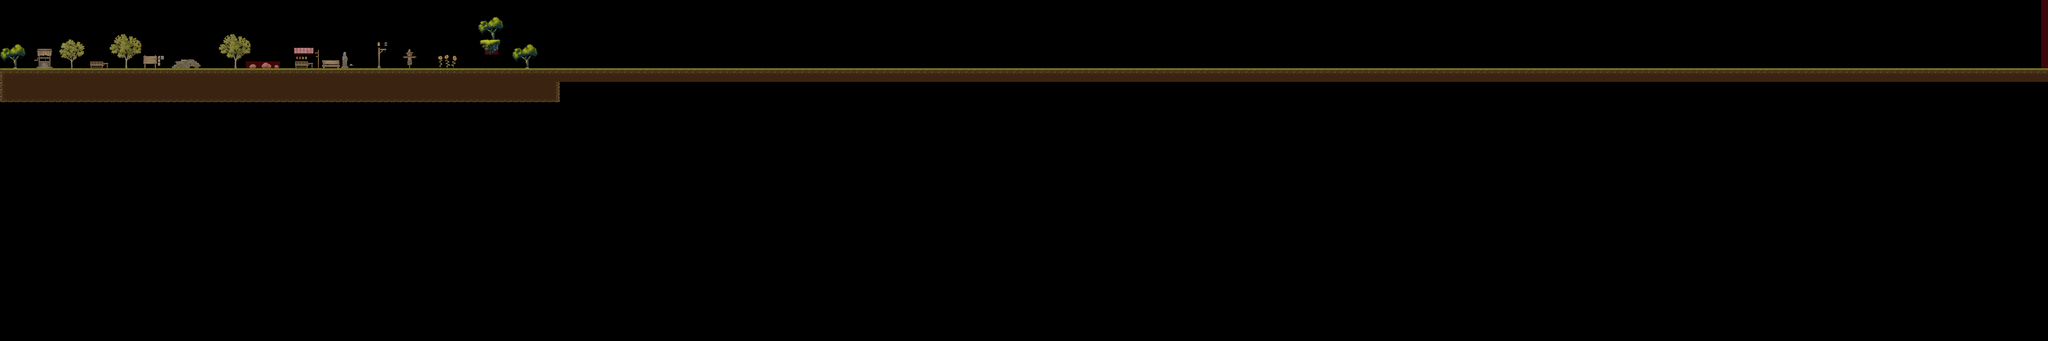

This is a level from a 2D game, rendered from its Tiled map with the project's own tilesets. A one-line summary and the map file follow, with tile-layer data summarised:
An orthogonal 300x50 tile map with 32x32 px tiles, 4 tile layers (TopLayer, Collision, BackLayer, Terrain), 4 tilesets and 3 objects (2x Goblin, King).

<map version="1.9" tiledversion="1.9.2" orientation="orthogonal" renderorder="right-down" width="300" height="50" tilewidth="32" tileheight="32" infinite="0" nextlayerid="7" nextobjectid="5">
 <editorsettings>
  <chunksize width="50" height="50" />
 </editorsettings>
 <tileset firstgid="1" source="../Tilesets/Terrain.tsx" />
 <tileset firstgid="257" source="../Tilesets/Props.tsx" />
 <tileset firstgid="1281" source="../Tilesets/Collisions.tsx" />
 <tileset firstgid="1282" source="../Tilesets/Magic-Cliffs-Environment by ansimuz.tsx" />
 <layer id="3" name="TopLayer" width="300" height="50">
  <data>[15000 cells, 154 non-empty, 125 distinct tile ids]</data>
 </layer>
 <layer id="4" name="Collision" width="300" height="50" opacity="0.25">
  <data>[15000 cells, 322 non-empty, 1 distinct tile ids]</data>
 </layer>
 <layer id="2" name="BackLayer" width="300" height="50">
  <data>[15000 cells, 392 non-empty, 57 distinct tile ids]</data>
 </layer>
 <layer id="5" name="Terrain" width="300" height="50">
  <data>[15000 cells, 628 non-empty, 20 distinct tile ids]</data>
 </layer>
 <objectgroup id="6" name="Mobs">
  <object id="1" name="Goblin" x="1407" y="80" width="20" height="40">
   <properties>
    <property name="extras" value="" />
   </properties>
  </object>
  <object id="2" name="Goblin" x="391" y="275" width="20" height="40">
   <properties>
    <property name="extras" value="________________________________" />
   </properties>
  </object>
  <object id="4" name="King" x="978" y="275" width="15" height="45">
   <properties>
    <property name="extras">Well hello there young Warrior!
I haven't seen a fighter of your caliber @in a loooooong time!
It's a good thing you came, because @I need your help.
You'll help right?
Why, of course you will!
I am the KING after all!
Say why don't you kill those monsters @up ahead and I'll give you the spiel.
________________________________
</property>
   </properties>
  </object>
 </objectgroup>
</map>
